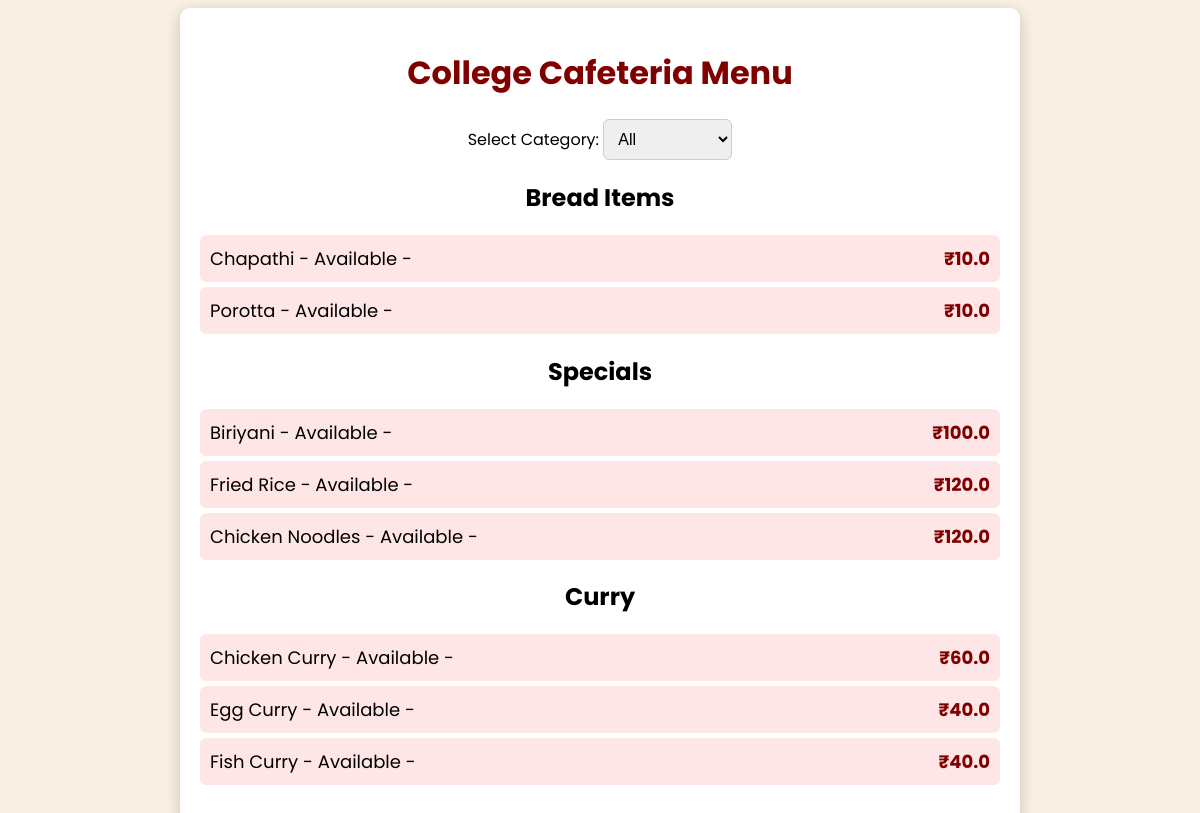
Page /cafeteria/College Cafeteria on the committed database.
### tables this page shows
CREATE TABLE menu (
                          id INTEGER PRIMARY KEY AUTOINCREMENT,
                          cafeteria_id INTEGER,
                          item TEXT,
                          category TEXT,  -- Added this line
                          available INTEGER DEFAULT 1,
                          dietary TEXT, price REAL DEFAULT 0,
                          FOREIGN KEY (cafeteria_id) REFERENCES cafeterias(id));

### app.py (the view)
@app.route('/cafeteria/<cafeteria_name>')
def cafeteria_menu(cafeteria_name):
    with sqlite3.connect("cafeteria.db") as conn:
        cursor = conn.cursor()
        cursor.execute('''SELECT menu.item, menu.price, menu.available, menu.dietary, menu.category
                          FROM menu JOIN cafeterias ON menu.cafeteria_id = cafeterias.id
                          WHERE cafeterias.name = ?''', (cafeteria_name,))
        items = cursor.fetchall()
    categorized_menu = {}
    for name, price, available, dietary, category in items:
        if category not in categorized_menu:
            categorized_menu[category] = []
        categorized_menu[category].append((name, price, available, dietary))
    return render_template('cafeteria_menu.html', cafeteria_name=cafeteria_name, categorized_menu=categorized_menu)

### templates/cafeteria_menu.html (shortened to what this page needs)
<html lang="en">
<head>
</head>
<body>
    <div class="container">
        <h1>{{ cafeteria_name }} Menu</h1>
        <div class="dropdown">
            <label for="category">Select Category:</label>
            <select id="category" onchange="filterMenu()">
                <option value="all">All</option>
            </select>
        </div>
        {% for category, items in categorized_menu.items() %}
            <div class="menu-category" id="{{ category }}">
                <h2>{{ category }}</h2>
                <ul class="menu-list">
                    {% for item in items %}
                        <li class="menu-item">
                            <span>{{ item[0] }} - {% if item[2] %} Available {% else %} Not Available {% endif %} - {{ item[3] }}</span>
                            <span class="price">₹{{ item[1] | float | round(2) }}</span>
                        </li>
                    {% endfor %}
                </ul>
            </div>
        {% endfor %}
    </div>
</body>
</html>

### templates/cafeteria_menu.html (style rules this page uses)
body { font-family: 'Poppins', sans-serif; background: url('https://www.rajagiritech.ac.in/images/aboutus/campus.jpg') no-repeat center center fixed; background-color: #f8f0e3; text-align: center; }
.container { max-width: 800px; margin: auto; background: white; padding: 20px; border-radius: 10px; box-shadow: 0 4px 15px rgba(0, 0, 0, 0.2); }
h1 { color: #800000; }
.dropdown { margin: 10px 0; }
select { padding: 10px; font-size: 16px; border-radius: 6px; border: 1px solid #ccc; }
.menu-category { display: none; }
.menu-list { list-style-type: none; padding: 0; }
.menu-item { background: #ffe6e6; padding: 10px; border-radius: 6px; margin: 5px 0; font-size: 18px; display: flex; justify-content: space-between; align-items: center; }
.price { font-weight: bold; color: #800000; }

### rows in the picture
menu: category "Bread Items", item "Chapathi", available "Available", price "10.0"
menu: item "Porotta", available "Available", price "10.0"
menu: category "Specials", item "Biriyani", available "Available", price "100.0"
menu: item "Fried Rice", available "Available", price "120.0"
menu: item "Chicken Noodles", available "Available", price "120.0"
menu: category "Curry", item "Chicken Curry", available "Available", price "60.0"
menu: item "Egg Curry", available "Available", price "40.0"
menu: item "Fish Curry", available "Available", price "40.0"

### other values in the picture
{{ cafeteria_name }} "College Cafeteria"
